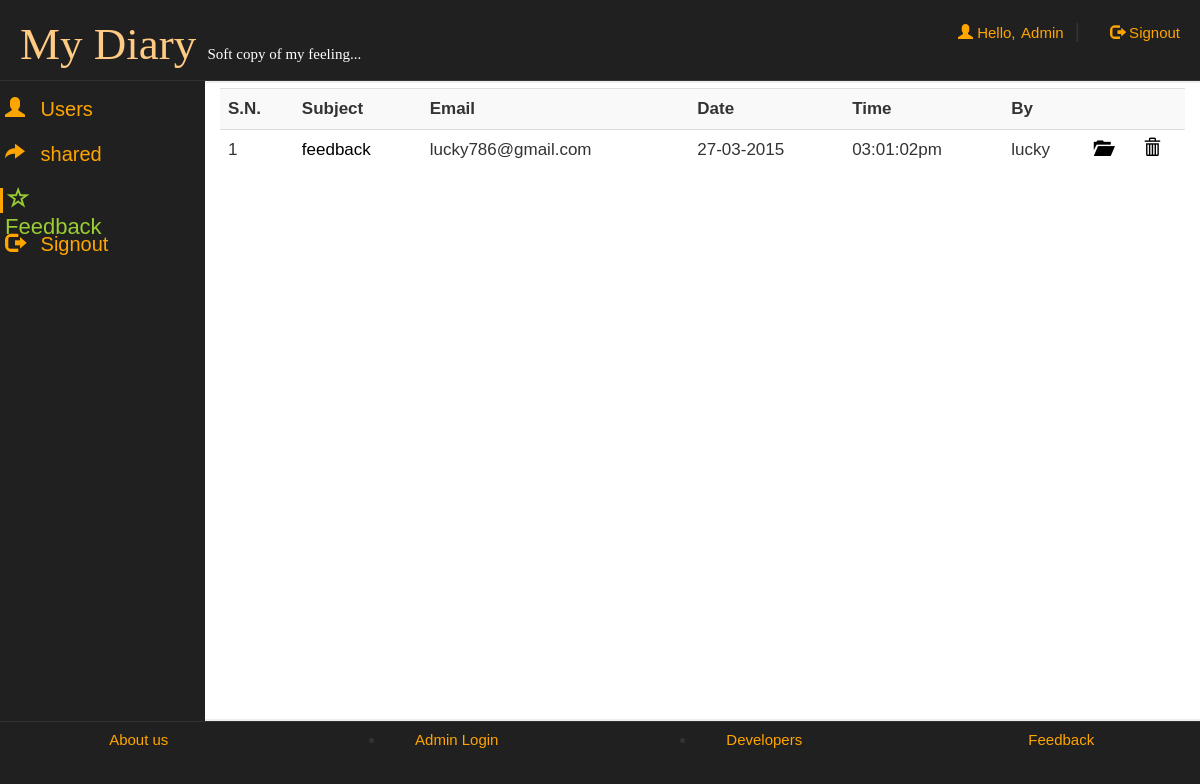
/adminpanel.php?q=3 (signed in), run on the app's committed database.
### tables this page shows
CREATE TABLE IF NOT EXISTS `feedback` (
  `id` text NOT NULL,
  `name` varchar(50) NOT NULL,
  `email` varchar(50) NOT NULL,
  `subject` varchar(500) NOT NULL,
  `feedback` varchar(500) NOT NULL,
  `date` date NOT NULL,
  `time` varchar(50) NOT NULL
);

### adminpanel.php (the view, shortened to what this page needs)
<!DOCTYPE html>
<html lang="en">
<head>
 <link  rel="stylesheet" href="css/bootstrap.min.css"/>
 <link  rel="stylesheet" href="css/bootstrap-theme.min.css"/>
 <link rel="stylesheet" href="css/main.css">
 <link  rel="stylesheet" href="css/font.css">
 <link  rel="stylesheet" href="css/jquery.mCustomScrollbar.css">
</head>
<body>
<div class="row logo">
<div class="col-md-6">
<h1><span style="color:#FFCA82">My&nbsp;Diary</span>&nbsp;<span style="font-size:15px; color:#fff;">Soft copy of my feeling...</span></h1>
</div>
<div class="col-md-4">
 <?php
 include_once 'dbConnection.php';
  if($_SESSION['key']!="sunny7785068889"){
header("location:index.php");
}
else
{
$name = $_SESSION['name'];
echo '<span class="pull-right top" ><span class="log1"><span class="glyphicon glyphicon-user" aria-hidden="true"></span>&nbsp;Hello,</span> <a href="adminpanel.php?q=1" class="log log1">'.$name.'</a>&nbsp;&nbsp;|<a href="logout.php?q=adminpanel.php" class="log"><span class="glyphicon glyphicon-log-out" aria-hidden="true"></span>&nbsp;Signout</button></a></span>';
}?>
</div></div>
<div class="row">
<div class="menu col-md-2">
<ul>
<li>
<div class="camenu <?php if(@$_GET['q']==1) echo 'active';?>">
<a href="adminpanel.php?q=1"><span class="glyphicon glyphicon-user caf" aria-hidden="true"></span>
<span class="cas">Users</span></a>
</div>
</li>
<li>
<div class="camenu <?php if((@$_GET['q']==2) ) echo 'active';?>">
<a href="adminpanel.php?q=2"><span class="glyphicon glyphicon-share-alt caf" aria-hidden="true"></span>
<span class="cas">shared</span></a>
</div>
</li>
<li>
<div class="camenu <?php if(@$_GET['q']==3) echo 'active';?>">
<a href="adminpanel.php?q=3"><span class="glyphicon glyphicon-star-empty caf" aria-hidden="true"></span>
<span class="cas">Feedback</span></a>
</div>
</li>
<li>
<div class="camenu">
<a href="logout.php?q=adminpanel.php"><span class="glyphicon glyphicon-log-out caf" aria-hidden="true"></span>
<span class="cas">Signout</span></a>
</div>
</li>
</ul>
</div>
<div class="col-md-10">
<div class="bich">
<?php if(@$_GET['q']==3) {
$result = mysqli_query($con,"SELECT * FROM `feedback` ORDER BY `feedback`.`date` DESC") or die('Error');
echo  '<div class="mCustomScrollbar area" data-mcs-theme="dark" style="margin-left:10px;margin-right:10px; max-height:480px; line-height:35px;padding:5px;"><table class="table table-striped">
<tr><td><b>S.N.</b></td><td><b>Subject</b></td><td><b>Email</b></td><td><b>Date</b></td><td><b>Time</b></td><td><b>By</b></td><td></td><td></td></tr>';
$c=1;
while($row = mysqli_fetch_array($result)) {
	$date = $row['date'];
	$date= date("d-m-Y",strtotime($date));
	$time = $row['time'];
	$subject = $row['subject'];
	$name = $row['name'];
	$email = $row['email'];
	$id = $row['id'];
	 echo '<tr><td>'.$c++.'</td>';
	echo '<td><a title="Click to open article" href="adminpanel.php?fid='.$id.'">'.$subject.'</a></td><td>'.$email.'</td><td>'.$date.'</td><td>'.$time.'</td><td>'.$name.'</td>
	<td><a title="Open Feedback" href="adminpanel.php?fid='.$id.'"><b><span class="glyphicon glyphicon-folder-open" aria-hidden="true"></span></b></a></td>';
	echo '<td><a title="Delete Feedback" href="update.php?fdid='.$id.'"><b><span class="glyphicon glyphicon-trash" aria-hidden="true"></span></b></a></td>
	</tr>';
}
echo '</table></div>';
}
?>
</div>
</div>
</div>
<div class="row footer">
<div class="col-md-3 box">
<a href="aboutus.php" target="_blank" >About us</a>
</div>
<div class="col-md-3 box">
<li data-toggle="modal" data-target="#login"><a href="#">Admin Login</a></li></div>
<div class="col-md-3 box">
<li data-toggle="modal" data-target="#developers"><a href="#">Developers</a></li>
</div>
<div class="col-md-3 box">
<a href="feedback.php" target="_blank">Feedback</a></div></div>
</body>
</html>

### css/main.css (style rules this page uses)
body { overflow-x:hidden; font:20px 'Ubuntu', sans-serif; background:#202020; background-attachment: fixed; }
.logo { border-bottom:1px solid; border-color:#323232; }
.logo h1 { margin-left:20px; font-size:45px; font-family:'Segoe Script'; }
.log { margin:20px; margin-left:30px; color:orange; text-decoration:none; font-size:20px; font-size:15px; }
.log1 { font: 15px 'Ubuntu', sans-serif; color:orange; margin:0px; }
.top { margin-top:20px; }
.footer { font-size:15px; text-align:center; border-top:1px solid; border-color:#323232; }
.footer a { margin:25px; color:orange; }
.bich { min-height:80vh; border-top:2px solid; border-bottom:2px solid; border-color:#eee; background:#fff; font: 17px "Century Gothic", "Times Roman", sans-serif; }
.menu { background-color:#202020; }
.menu ul { list-style:none; }
.camenu { height:30px; font-family: 'Ubuntu', sans-serif; margin-bottom:10px; margin-top:10px; margin-left:-10px; }
.camenu a { color:orange; font-size:20px; }
.menu li { height:35px; width:100%; margin-left:-30px; }
.menu li a { text-decoration:none; }
.active a { text-decoration:none; color:#9acd32; font-size:22px; border-left:3px solid; border-color:orange; }
.caf { margin:5px; }
.cas { margin:5px; }
.box { padding:9px; }
.area { margin-left:0px; }
.area a { text-decoration:none; color:#000000; }

### data on the page
feedback: subject "feedback", email "lucky786@gmail.com", date "27-03-2015", time "03:01:02pm", name "lucky"

### other printed values
$name "Admin"
